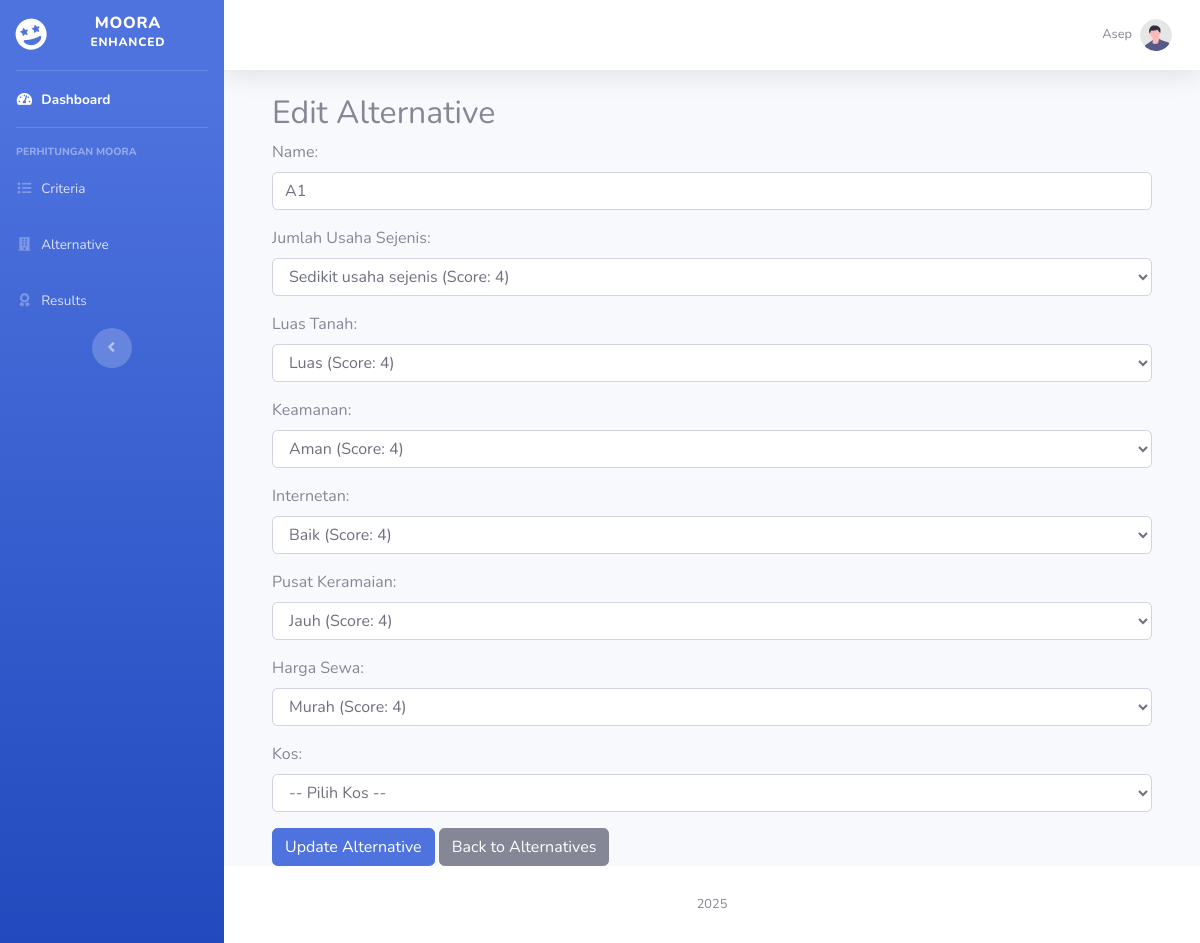
Screenshot of /pages/edit_alternative.php?id=1 (signed in) with the database file from the repository.
### tables this page shows
CREATE TABLE `alternatives` (
  `id` int(11) NOT NULL,
  `name` varchar(100) NOT NULL
);

CREATE TABLE `criteria` (
  `id` int(11) NOT NULL,
  `code` varchar(10) NOT NULL,
  `name` varchar(100) NOT NULL,
  `description` text DEFAULT NULL,
  `type` enum('Cost','Benefit') NOT NULL,
  `weight` decimal(5,2) NOT NULL
);

### pages/edit_alternative.php (the view, shortened to what this page needs)
<?php
include '../includes/db.php';
if (isset($_GET['id'])) {
    $alternative_id = $_GET['id'];
    $sql_alternative = "SELECT * FROM alternatives WHERE id = '$alternative_id'";
    $result_alternative = $conn->query($sql_alternative);
    if ($result_alternative->num_rows > 0) {
        $alternative = $result_alternative->fetch_assoc();
    } else {
        header("Location: alternatives.php");
        exit();
    }
    $sql_values = "SELECT * FROM alternative_values WHERE alternative_id = '$alternative_id'";
    $result_values = $conn->query($sql_values);
    $values = [];
    if ($result_values->num_rows > 0) {
        while ($value_row = $result_values->fetch_assoc()) {
            $values[$value_row['criterion_id']] = $value_row['value'];
        }
    }
    $sql_criteria = "SELECT * FROM criteria";
    $result_criteria = $conn->query($sql_criteria);
} else {
    header("Location: alternatives.php");
    exit();
}
include '../includes/header.php';
?>
<div class="container">
    <h2>Edit Alternative</h2>
    <form method="post">
        <div class="form-group">
            <label for="name">Name:</label>
            <input type="text" id="name" name="name" value="<?php echo $alternative['name']; ?>" class="form-control" required>
        </div>
        <?php
        if ($result_criteria->num_rows > 0) {
            while ($row = $result_criteria->fetch_assoc()) {
                $criterion_id = $row['id'];
                $subcriteria_sql = "SELECT * FROM subcriteria WHERE criterion_id = $criterion_id";
                $subcriteria_result = $conn->query($subcriteria_sql);
                echo "<div class='form-group'>
                        <label for='value_{$criterion_id}'>{$row['name']}:</label>
                        <select class='form-control' id='value_{$criterion_id}' name='values[{$criterion_id}]' required>
                        <option value=''>-- Pilih {$row['name']} --</option>
                        ";
                if ($subcriteria_result->num_rows > 0) {
                    while ($subrow = $subcriteria_result->fetch_assoc()) {
                        $selected = (isset($values[$criterion_id]) && $values[$criterion_id] == $subrow['score']) ? 'selected' : '';
                        echo "<option value='{$subrow['score']}' $selected>{$subrow['subkriteria']} (Score: {$subrow['score']})</option>";
                    }
                } else {
                    echo "<option value=''>No subcriteria available</option>";
                }
                echo "      </select>
                      </div>";
            }
        }
        ?>
        <button type="submit" class="btn btn-primary">Update Alternative</button>
        <a href="alternatives.php" class="btn btn-secondary">Back to Alternatives</a>
    </form>
</div>
<?php include '../includes/sidebar.php'; ?>

### rows the page displays
alternatives: name "A1"
criteria: name "Jumlah Usaha Sejenis"
criteria: name "Luas Tanah"
criteria: name "Keamanan"
criteria: name "Internetan"
criteria: name "Pusat Keramaian"
criteria: name "Harga Sewa"
criteria: name "Kos"

### other values shown
$_SESSION['name'] "Asep"
form field value "Sedikit usaha sejenis (Score: 4)"
form field value "Luas (Score: 4)"
form field value "Aman (Score: 4)"
form field value "Baik (Score: 4)"
form field value "Jauh (Score: 4)"
form field value "Murah (Score: 4)"
